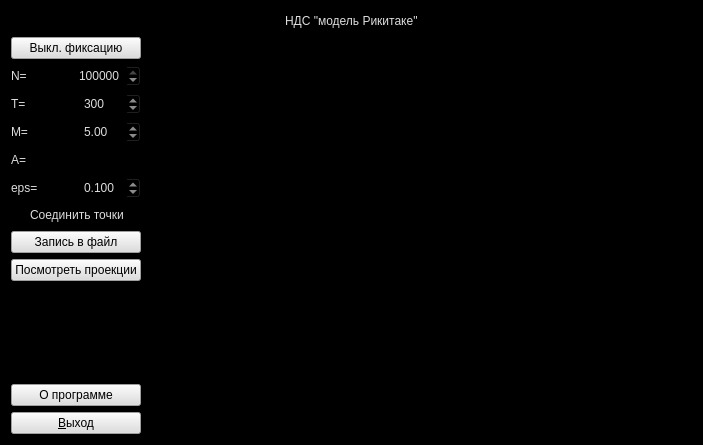
<?xml version="1.0" encoding="UTF-8"?>
<ui version="4.0">
 <class>Form1</class>
 <widget class="QMainWindow" name="Form1">
  <property name="windowModality">
   <enum>Qt::ApplicationModal</enum>
  </property>
  <property name="geometry">
   <rect>
    <x>0</x>
    <y>0</y>
    <width>703</width>
    <height>445</height>
   </rect>
  </property>
  <property name="windowTitle">
   <string>Модель Рикитаки</string>
  </property>
  <property name="windowIcon">
   <iconset resource="resources.qrc">
    <normaloff>:/me.jpg</normaloff>:/me.jpg</iconset>
  </property>
  <property name="styleSheet">
   <string notr="true">background-color: rgb(0, 0, 0);</string>
  </property>
  <widget class="QWidget" name="centralWidget">
   <layout class="QGridLayout" name="gridLayout">
    <item row="0" column="0" colspan="2">
     <layout class="QHBoxLayout" name="horizontalLayout_6">
      <item>
       <spacer name="horizontalSpacer">
        <property name="orientation">
         <enum>Qt::Horizontal</enum>
        </property>
        <property name="sizeHint" stdset="0">
         <size>
          <width>40</width>
          <height>20</height>
         </size>
        </property>
       </spacer>
      </item>
      <item>
       <widget class="QLabel" name="label_4">
        <property name="styleSheet">
         <string notr="true">font: 26pt &quot;MS Shell Dlg 2&quot;;
color: rgb(221, 221, 221);</string>
        </property>
        <property name="text">
         <string>НДС &quot;модель Рикитаке&quot;</string>
        </property>
       </widget>
      </item>
      <item>
       <spacer name="horizontalSpacer_2">
        <property name="orientation">
         <enum>Qt::Horizontal</enum>
        </property>
        <property name="sizeHint" stdset="0">
         <size>
          <width>40</width>
          <height>20</height>
         </size>
        </property>
       </spacer>
      </item>
     </layout>
    </item>
    <item row="1" column="0">
     <layout class="QVBoxLayout" name="verticalLayout">
      <item>
       <widget class="QPushButton" name="dynbut">
        <property name="styleSheet">
         <string notr="true">background-color: rgb(221, 221, 221);
color: rgb(0, 0, 0);</string>
        </property>
        <property name="text">
         <string>Выкл. фиксацию</string>
        </property>
       </widget>
      </item>
      <item>
       <layout class="QHBoxLayout" name="horizontalLayout">
        <item>
         <widget class="QLabel" name="label">
          <property name="styleSheet">
           <string notr="true">color: rgb(221, 221, 221);</string>
          </property>
          <property name="text">
           <string>N=</string>
          </property>
         </widget>
        </item>
        <item>
         <widget class="QSpinBox" name="spinBox">
          <property name="styleSheet">
           <string notr="true">color: rgb(221, 221, 221);</string>
          </property>
          <property name="suffix">
           <string/>
          </property>
          <property name="minimum">
           <number>5000</number>
          </property>
          <property name="maximum">
           <number>500000</number>
          </property>
          <property name="singleStep">
           <number>1000</number>
          </property>
          <property name="value">
           <number>100000</number>
          </property>
          <property name="displayIntegerBase">
           <number>10</number>
          </property>
         </widget>
        </item>
       </layout>
      </item>
      <item>
       <layout class="QHBoxLayout" name="horizontalLayout_2">
        <item>
         <widget class="QLabel" name="label_2">
          <property name="styleSheet">
           <string notr="true">color: rgb(221, 221, 221);</string>
          </property>
          <property name="text">
           <string>T=</string>
          </property>
         </widget>
        </item>
        <item>
         <widget class="QSpinBox" name="spinBox_2">
          <property name="styleSheet">
           <string notr="true">color: rgb(221, 221, 221);</string>
          </property>
          <property name="maximum">
           <number>1000</number>
          </property>
          <property name="singleStep">
           <number>5</number>
          </property>
          <property name="value">
           <number>300</number>
          </property>
         </widget>
        </item>
       </layout>
      </item>
      <item>
       <layout class="QHBoxLayout" name="horizontalLayout_4">
        <item>
         <widget class="QLabel" name="label_6">
          <property name="styleSheet">
           <string notr="true">color: rgb(221, 221, 221);</string>
          </property>
          <property name="text">
           <string>M=</string>
          </property>
         </widget>
        </item>
        <item>
         <widget class="QDoubleSpinBox" name="doubleSpinBox_3">
          <property name="styleSheet">
           <string notr="true">color: rgb(221, 221, 221);</string>
          </property>
          <property name="minimum">
           <double>0.010000000000000</double>
          </property>
          <property name="singleStep">
           <double>0.500000000000000</double>
          </property>
          <property name="value">
           <double>5.000000000000000</double>
          </property>
         </widget>
        </item>
       </layout>
      </item>
      <item>
       <layout class="QHBoxLayout" name="horizontalLayout_5">
        <item>
         <widget class="QLabel" name="label_5">
          <property name="styleSheet">
           <string notr="true">color: rgb(221, 221, 221);</string>
          </property>
          <property name="text">
           <string>A=</string>
          </property>
         </widget>
        </item>
        <item>
         <widget class="QLineEdit" name="Aout">
          <property name="sizePolicy">
           <sizepolicy hsizetype="Ignored" vsizetype="Fixed">
            <horstretch>0</horstretch>
            <verstretch>0</verstretch>
           </sizepolicy>
          </property>
          <property name="styleSheet">
           <string notr="true">background-color: rgb(0, 0, 0);
color: rgb(221, 221, 221);
border-color: rgb(221, 221, 221);</string>
          </property>
         </widget>
        </item>
       </layout>
      </item>
      <item>
       <layout class="QHBoxLayout" name="horizontalLayout_3">
        <item>
         <widget class="QLabel" name="label_3">
          <property name="styleSheet">
           <string notr="true">color: rgb(221, 221, 221);</string>
          </property>
          <property name="text">
           <string>eps=</string>
          </property>
         </widget>
        </item>
        <item>
         <widget class="QDoubleSpinBox" name="doubleSpinBox">
          <property name="styleSheet">
           <string notr="true">color: rgb(221, 221, 221);</string>
          </property>
          <property name="decimals">
           <number>3</number>
          </property>
          <property name="maximum">
           <double>1.000000000000000</double>
          </property>
          <property name="singleStep">
           <double>0.001000000000000</double>
          </property>
          <property name="value">
           <double>0.100000000000000</double>
          </property>
         </widget>
        </item>
       </layout>
      </item>
      <item>
       <widget class="QCheckBox" name="checkBox">
        <property name="styleSheet">
         <string notr="true">color: rgb(221, 221, 221);</string>
        </property>
        <property name="text">
         <string>Соединить точки</string>
        </property>
       </widget>
      </item>
      <item>
       <widget class="QPushButton" name="pushButton_2">
        <property name="styleSheet">
         <string notr="true">background-color: rgb(221, 221, 221);
color: rgb(0, 0, 0);</string>
        </property>
        <property name="text">
         <string>Запись в файл</string>
        </property>
       </widget>
      </item>
      <item>
       <widget class="QPushButton" name="pushButton_3">
        <property name="styleSheet">
         <string notr="true">background-color: rgb(221, 221, 221);</string>
        </property>
        <property name="text">
         <string>Посмотреть проекции</string>
        </property>
       </widget>
      </item>
      <item>
       <spacer name="verticalSpacer">
        <property name="orientation">
         <enum>Qt::Vertical</enum>
        </property>
        <property name="sizeHint" stdset="0">
         <size>
          <width>20</width>
          <height>40</height>
         </size>
        </property>
       </spacer>
      </item>
      <item>
       <widget class="QPushButton" name="pushButton_4">
        <property name="styleSheet">
         <string notr="true">background-color: rgb(221, 221, 221);
color: rgb(0, 0, 0);</string>
        </property>
        <property name="text">
         <string>О программе</string>
        </property>
       </widget>
      </item>
      <item>
       <widget class="QPushButton" name="pushButton">
        <property name="styleSheet">
         <string notr="true">background-color: rgb(221, 221, 221);
color: rgb(0, 0, 0);</string>
        </property>
        <property name="text">
         <string>&amp;Выход</string>
        </property>
       </widget>
      </item>
     </layout>
    </item>
    <item row="1" column="1">
     <widget class="GLWidget" name="widget" native="true">
      <property name="sizePolicy">
       <sizepolicy hsizetype="Expanding" vsizetype="Expanding">
        <horstretch>0</horstretch>
        <verstretch>0</verstretch>
       </sizepolicy>
      </property>
     </widget>
    </item>
   </layout>
  </widget>
 </widget>
 <layoutdefault spacing="6" margin="11"/>
 <customwidgets>
  <customwidget>
   <class>GLWidget</class>
   <extends>QWidget</extends>
   <header>glwidget.h</header>
   <container>1</container>
  </customwidget>
 </customwidgets>
 <resources>
  <include location="resources.qrc"/>
 </resources>
 <connections>
  <connection>
   <sender>pushButton</sender>
   <signal>clicked()</signal>
   <receiver>Form1</receiver>
   <slot>close()</slot>
   <hints>
    <hint type="sourcelabel">
     <x>33</x>
     <y>434</y>
    </hint>
    <hint type="destinationlabel">
     <x>71</x>
     <y>378</y>
    </hint>
   </hints>
  </connection>
  <connection>
   <sender>doubleSpinBox</sender>
   <signal>valueChanged(double)</signal>
   <receiver>Form1</receiver>
   <slot>changeEps(double)</slot>
   <hints>
    <hint type="sourcelabel">
     <x>120</x>
     <y>213</y>
    </hint>
    <hint type="destinationlabel">
     <x>71</x>
     <y>228</y>
    </hint>
   </hints>
  </connection>
  <connection>
   <sender>doubleSpinBox_3</sender>
   <signal>valueChanged(double)</signal>
   <receiver>Form1</receiver>
   <slot>changeM(double)</slot>
   <hints>
    <hint type="sourcelabel">
     <x>120</x>
     <y>159</y>
    </hint>
    <hint type="destinationlabel">
     <x>72</x>
     <y>257</y>
    </hint>
   </hints>
  </connection>
  <connection>
   <sender>spinBox_2</sender>
   <signal>valueChanged(int)</signal>
   <receiver>Form1</receiver>
   <slot>changeT(int)</slot>
   <hints>
    <hint type="sourcelabel">
     <x>120</x>
     <y>133</y>
    </hint>
    <hint type="destinationlabel">
     <x>70</x>
     <y>325</y>
    </hint>
   </hints>
  </connection>
  <connection>
   <sender>spinBox</sender>
   <signal>valueChanged(int)</signal>
   <receiver>Form1</receiver>
   <slot>changeN(int)</slot>
   <hints>
    <hint type="sourcelabel">
     <x>120</x>
     <y>107</y>
    </hint>
    <hint type="destinationlabel">
     <x>71</x>
     <y>350</y>
    </hint>
   </hints>
  </connection>
  <connection>
   <sender>checkBox</sender>
   <signal>clicked()</signal>
   <receiver>Form1</receiver>
   <slot>changeLines()</slot>
   <hints>
    <hint type="sourcelabel">
     <x>106</x>
     <y>237</y>
    </hint>
    <hint type="destinationlabel">
     <x>68</x>
     <y>211</y>
    </hint>
   </hints>
  </connection>
  <connection>
   <sender>dynbut</sender>
   <signal>clicked()</signal>
   <receiver>Form1</receiver>
   <slot>changeMode()</slot>
   <hints>
    <hint type="sourcelabel">
     <x>47</x>
     <y>81</y>
    </hint>
    <hint type="destinationlabel">
     <x>86</x>
     <y>216</y>
    </hint>
   </hints>
  </connection>
  <connection>
   <sender>pushButton_2</sender>
   <signal>clicked()</signal>
   <receiver>Form1</receiver>
   <slot>save()</slot>
   <hints>
    <hint type="sourcelabel">
     <x>80</x>
     <y>266</y>
    </hint>
    <hint type="destinationlabel">
     <x>20</x>
     <y>380</y>
    </hint>
   </hints>
  </connection>
  <connection>
   <sender>pushButton_4</sender>
   <signal>clicked()</signal>
   <receiver>Form1</receiver>
   <slot>help()</slot>
   <hints>
    <hint type="sourcelabel">
     <x>80</x>
     <y>396</y>
    </hint>
    <hint type="destinationlabel">
     <x>99</x>
     <y>337</y>
    </hint>
   </hints>
  </connection>
  <connection>
   <sender>pushButton_3</sender>
   <signal>clicked()</signal>
   <receiver>Form1</receiver>
   <slot>graph()</slot>
   <hints>
    <hint type="sourcelabel">
     <x>97</x>
     <y>281</y>
    </hint>
    <hint type="destinationlabel">
     <x>97</x>
     <y>313</y>
    </hint>
   </hints>
  </connection>
 </connections>
 <slots>
  <slot>changeN(int)</slot>
  <slot>changeT(int)</slot>
  <slot>changeA(double)</slot>
  <slot>changeM(double)</slot>
  <slot>changeEps(double)</slot>
  <slot>changeLines()</slot>
  <slot>changeMode()</slot>
  <slot>save()</slot>
  <slot>help()</slot>
  <slot>graph()</slot>
 </slots>
</ui>
